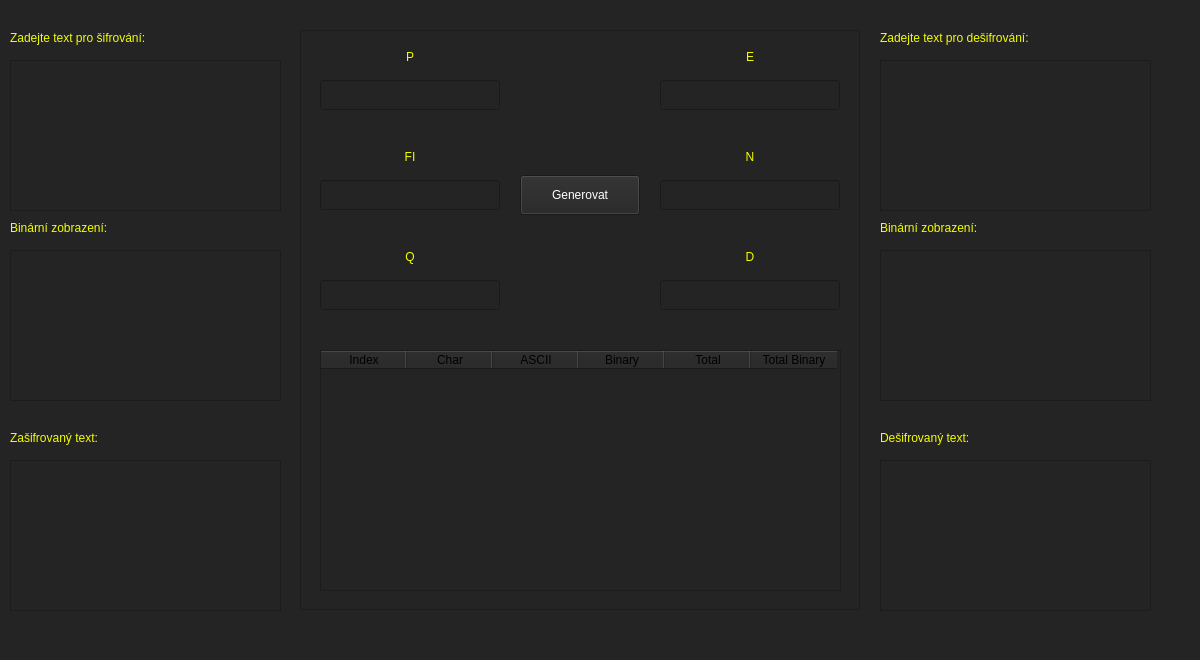
<?xml version="1.0" encoding="UTF-8"?>
<ui version="4.0">
 <class>RSA</class>
 <widget class="QMainWindow" name="RSA">
  <property name="geometry">
   <rect>
    <x>0</x>
    <y>0</y>
    <width>1200</width>
    <height>660</height>
   </rect>
  </property>
  <property name="windowTitle">
   <string>MainWindow</string>
  </property>
  <property name="styleSheet">
   <string notr="true">background-color: rgb(36, 36, 36);</string>
  </property>
  <widget class="QWidget" name="centralwidget">
   <widget class="QLabel" name="label">
    <property name="geometry">
     <rect>
      <x>10</x>
      <y>20</y>
      <width>280</width>
      <height>35</height>
     </rect>
    </property>
    <property name="styleSheet">
     <string notr="true">font: 18pt &quot;Segoe UI&quot;;
color: rgb(242, 255, 0);</string>
    </property>
    <property name="text">
     <string>Zadejte text pro šifrování:</string>
    </property>
   </widget>
   <widget class="QLabel" name="label_2">
    <property name="geometry">
     <rect>
      <x>880</x>
      <y>20</y>
      <width>310</width>
      <height>35</height>
     </rect>
    </property>
    <property name="styleSheet">
     <string notr="true">font: 18pt &quot;Segoe UI&quot;;
color: rgb(242, 255, 0);</string>
    </property>
    <property name="text">
     <string>Zadejte text pro dešifrování:</string>
    </property>
   </widget>
   <widget class="QLabel" name="label_3">
    <property name="geometry">
     <rect>
      <x>10</x>
      <y>210</y>
      <width>230</width>
      <height>35</height>
     </rect>
    </property>
    <property name="styleSheet">
     <string notr="true">font: 14pt &quot;Segoe UI&quot;;
color: rgb(242, 255, 0);</string>
    </property>
    <property name="text">
     <string>Binární zobrazení:</string>
    </property>
   </widget>
   <widget class="QLabel" name="label_4">
    <property name="geometry">
     <rect>
      <x>880</x>
      <y>210</y>
      <width>230</width>
      <height>35</height>
     </rect>
    </property>
    <property name="styleSheet">
     <string notr="true">font: 14pt &quot;Segoe UI&quot;;
color: rgb(242, 255, 0);</string>
    </property>
    <property name="text">
     <string>Binární zobrazení:</string>
    </property>
   </widget>
   <widget class="QLabel" name="label_5">
    <property name="geometry">
     <rect>
      <x>10</x>
      <y>420</y>
      <width>230</width>
      <height>35</height>
     </rect>
    </property>
    <property name="styleSheet">
     <string notr="true">font: 14pt &quot;Segoe UI&quot;;
color: rgb(242, 255, 0);</string>
    </property>
    <property name="text">
     <string>Zašifrovaný text:</string>
    </property>
   </widget>
   <widget class="QLabel" name="label_6">
    <property name="geometry">
     <rect>
      <x>880</x>
      <y>420</y>
      <width>230</width>
      <height>35</height>
     </rect>
    </property>
    <property name="styleSheet">
     <string notr="true">font: 14pt &quot;Segoe UI&quot;;
color: rgb(242, 255, 0);</string>
    </property>
    <property name="text">
     <string>Dešifrovaný text:</string>
    </property>
   </widget>
   <widget class="QPlainTextEdit" name="Text_pro_sifrovani">
    <property name="geometry">
     <rect>
      <x>10</x>
      <y>60</y>
      <width>271</width>
      <height>151</height>
     </rect>
    </property>
    <property name="styleSheet">
     <string notr="true">color: rgb(255, 255, 255);
font: 11pt &quot;Segoe UI&quot;;</string>
    </property>
   </widget>
   <widget class="QPlainTextEdit" name="Text_pro_desifrovani">
    <property name="geometry">
     <rect>
      <x>880</x>
      <y>60</y>
      <width>271</width>
      <height>151</height>
     </rect>
    </property>
    <property name="styleSheet">
     <string notr="true">color: rgb(255, 255, 255);
font: 11pt &quot;Segoe UI&quot;;</string>
    </property>
   </widget>
   <widget class="QPlainTextEdit" name="Binarni_zobrazeni_sifrovani">
    <property name="geometry">
     <rect>
      <x>10</x>
      <y>250</y>
      <width>271</width>
      <height>151</height>
     </rect>
    </property>
    <property name="styleSheet">
     <string notr="true">color: rgb(255, 255, 255);
font: 11pt &quot;Segoe UI&quot;;</string>
    </property>
   </widget>
   <widget class="QPlainTextEdit" name="Binarni_zobrazeni_desifrovani">
    <property name="geometry">
     <rect>
      <x>880</x>
      <y>250</y>
      <width>271</width>
      <height>151</height>
     </rect>
    </property>
    <property name="styleSheet">
     <string notr="true">color: rgb(255, 255, 255);
font: 11pt &quot;Segoe UI&quot;;</string>
    </property>
   </widget>
   <widget class="QPlainTextEdit" name="Zasifrovany_text">
    <property name="geometry">
     <rect>
      <x>10</x>
      <y>460</y>
      <width>271</width>
      <height>151</height>
     </rect>
    </property>
    <property name="styleSheet">
     <string notr="true">color: rgb(255, 255, 255);
font: 11pt &quot;Segoe UI&quot;;</string>
    </property>
   </widget>
   <widget class="QPlainTextEdit" name="Desifrovany_text">
    <property name="geometry">
     <rect>
      <x>880</x>
      <y>460</y>
      <width>271</width>
      <height>151</height>
     </rect>
    </property>
    <property name="styleSheet">
     <string notr="true">color: rgb(255, 255, 255);
font: 11pt &quot;Segoe UI&quot;;</string>
    </property>
   </widget>
   <widget class="QFrame" name="frame">
    <property name="geometry">
     <rect>
      <x>300</x>
      <y>30</y>
      <width>560</width>
      <height>580</height>
     </rect>
    </property>
    <property name="styleSheet">
     <string notr="true">background-color: rgb(36, 36, 36);</string>
    </property>
    <property name="frameShape">
     <enum>QFrame::Shape::StyledPanel</enum>
    </property>
    <property name="frameShadow">
     <enum>QFrame::Shadow::Raised</enum>
    </property>
    <widget class="QPushButton" name="Generovat_Button">
     <property name="geometry">
      <rect>
       <x>220</x>
       <y>145</y>
       <width>120</width>
       <height>40</height>
      </rect>
     </property>
     <property name="styleSheet">
      <string notr="true">color: rgb(255, 255, 255);
background-color: rgb(36, 36, 36);
font: 700 12pt &quot;Segoe UI&quot;;</string>
     </property>
     <property name="text">
      <string>Generovat</string>
     </property>
    </widget>
    <widget class="QLineEdit" name="E">
     <property name="geometry">
      <rect>
       <x>360</x>
       <y>50</y>
       <width>180</width>
       <height>30</height>
      </rect>
     </property>
     <property name="styleSheet">
      <string notr="true">color: rgb(255, 255, 255);
font: 11pt &quot;Segoe UI&quot;;</string>
     </property>
    </widget>
    <widget class="QLineEdit" name="P">
     <property name="geometry">
      <rect>
       <x>20</x>
       <y>50</y>
       <width>180</width>
       <height>30</height>
      </rect>
     </property>
     <property name="styleSheet">
      <string notr="true">color: rgb(255, 255, 255);
font: 11pt &quot;Segoe UI&quot;;</string>
     </property>
    </widget>
    <widget class="QLineEdit" name="FI">
     <property name="geometry">
      <rect>
       <x>20</x>
       <y>150</y>
       <width>180</width>
       <height>30</height>
      </rect>
     </property>
     <property name="styleSheet">
      <string notr="true">color: rgb(255, 255, 255);
font: 11pt &quot;Segoe UI&quot;;</string>
     </property>
    </widget>
    <widget class="QLineEdit" name="N">
     <property name="geometry">
      <rect>
       <x>360</x>
       <y>150</y>
       <width>180</width>
       <height>30</height>
      </rect>
     </property>
     <property name="styleSheet">
      <string notr="true">color: rgb(255, 255, 255);
font: 11pt &quot;Segoe UI&quot;;</string>
     </property>
    </widget>
    <widget class="QLineEdit" name="D">
     <property name="geometry">
      <rect>
       <x>360</x>
       <y>250</y>
       <width>180</width>
       <height>30</height>
      </rect>
     </property>
     <property name="styleSheet">
      <string notr="true">color: rgb(255, 255, 255);
font: 11pt &quot;Segoe UI&quot;;</string>
     </property>
    </widget>
    <widget class="QLineEdit" name="Q">
     <property name="geometry">
      <rect>
       <x>20</x>
       <y>250</y>
       <width>180</width>
       <height>30</height>
      </rect>
     </property>
     <property name="styleSheet">
      <string notr="true">color: rgb(255, 255, 255);
font: 11pt &quot;Segoe UI&quot;;</string>
     </property>
    </widget>
    <widget class="QTableWidget" name="tabulka">
     <property name="geometry">
      <rect>
       <x>20</x>
       <y>320</y>
       <width>521</width>
       <height>241</height>
      </rect>
     </property>
     <property name="styleSheet">
      <string notr="true">font: 11pt &quot;Segoe UI&quot;;</string>
     </property>
     <attribute name="horizontalHeaderDefaultSectionSize">
      <number>86</number>
     </attribute>
     <attribute name="horizontalHeaderHighlightSections">
      <bool>true</bool>
     </attribute>
     <column>
      <property name="text">
       <string>Index</string>
      </property>
     </column>
     <column>
      <property name="text">
       <string>Char</string>
      </property>
     </column>
     <column>
      <property name="text">
       <string>ASCII</string>
      </property>
     </column>
     <column>
      <property name="text">
       <string>Binary</string>
      </property>
     </column>
     <column>
      <property name="text">
       <string>Total</string>
      </property>
     </column>
     <column>
      <property name="text">
       <string>Total Binary</string>
      </property>
     </column>
    </widget>
    <widget class="QLabel" name="label_7">
     <property name="geometry">
      <rect>
       <x>95</x>
       <y>10</y>
       <width>30</width>
       <height>35</height>
      </rect>
     </property>
     <property name="styleSheet">
      <string notr="true">font: 14pt &quot;Segoe UI&quot;;
color: rgb(242, 255, 0);</string>
     </property>
     <property name="text">
      <string>&lt;html&gt;&lt;head/&gt;&lt;body&gt;&lt;p align=&quot;center&quot;&gt;P&lt;/p&gt;&lt;/body&gt;&lt;/html&gt;</string>
     </property>
    </widget>
    <widget class="QLabel" name="label_8">
     <property name="geometry">
      <rect>
       <x>95</x>
       <y>110</y>
       <width>30</width>
       <height>35</height>
      </rect>
     </property>
     <property name="styleSheet">
      <string notr="true">font: 14pt &quot;Segoe UI&quot;;
color: rgb(242, 255, 0);</string>
     </property>
     <property name="text">
      <string>&lt;html&gt;&lt;head/&gt;&lt;body&gt;&lt;p align=&quot;center&quot;&gt;FI&lt;/p&gt;&lt;/body&gt;&lt;/html&gt;</string>
     </property>
    </widget>
    <widget class="QLabel" name="label_9">
     <property name="geometry">
      <rect>
       <x>95</x>
       <y>210</y>
       <width>30</width>
       <height>35</height>
      </rect>
     </property>
     <property name="styleSheet">
      <string notr="true">font: 14pt &quot;Segoe UI&quot;;
color: rgb(242, 255, 0);</string>
     </property>
     <property name="text">
      <string>&lt;html&gt;&lt;head/&gt;&lt;body&gt;&lt;p align=&quot;center&quot;&gt;Q&lt;/p&gt;&lt;/body&gt;&lt;/html&gt;</string>
     </property>
    </widget>
    <widget class="QLabel" name="label_10">
     <property name="geometry">
      <rect>
       <x>435</x>
       <y>210</y>
       <width>30</width>
       <height>35</height>
      </rect>
     </property>
     <property name="styleSheet">
      <string notr="true">font: 14pt &quot;Segoe UI&quot;;
color: rgb(242, 255, 0);</string>
     </property>
     <property name="text">
      <string>&lt;html&gt;&lt;head/&gt;&lt;body&gt;&lt;p align=&quot;center&quot;&gt;D&lt;/p&gt;&lt;/body&gt;&lt;/html&gt;</string>
     </property>
    </widget>
    <widget class="QLabel" name="label_11">
     <property name="geometry">
      <rect>
       <x>435</x>
       <y>10</y>
       <width>30</width>
       <height>35</height>
      </rect>
     </property>
     <property name="styleSheet">
      <string notr="true">font: 14pt &quot;Segoe UI&quot;;
color: rgb(242, 255, 0);</string>
     </property>
     <property name="text">
      <string>&lt;html&gt;&lt;head/&gt;&lt;body&gt;&lt;p align=&quot;center&quot;&gt;E&lt;/p&gt;&lt;/body&gt;&lt;/html&gt;</string>
     </property>
    </widget>
    <widget class="QLabel" name="label_12">
     <property name="geometry">
      <rect>
       <x>435</x>
       <y>110</y>
       <width>30</width>
       <height>35</height>
      </rect>
     </property>
     <property name="styleSheet">
      <string notr="true">font: 14pt &quot;Segoe UI&quot;;
color: rgb(242, 255, 0);</string>
     </property>
     <property name="text">
      <string>&lt;html&gt;&lt;head/&gt;&lt;body&gt;&lt;p align=&quot;center&quot;&gt;N&lt;/p&gt;&lt;/body&gt;&lt;/html&gt;</string>
     </property>
    </widget>
   </widget>
  </widget>
  <widget class="QMenuBar" name="menubar">
   <property name="geometry">
    <rect>
     <x>0</x>
     <y>0</y>
     <width>1200</width>
     <height>21</height>
    </rect>
   </property>
  </widget>
  <widget class="QStatusBar" name="statusbar"/>
 </widget>
 <resources/>
 <connections/>
</ui>
